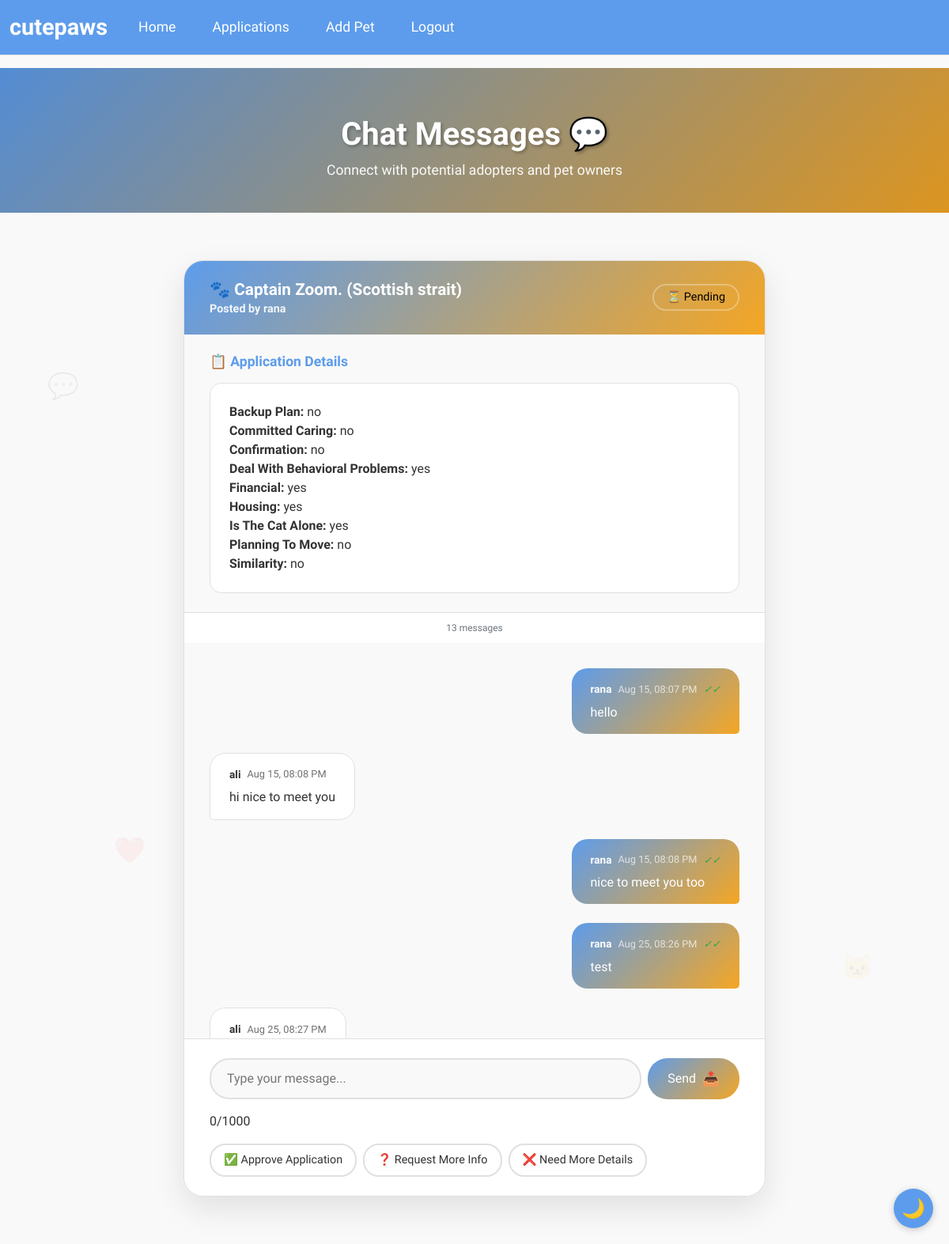
The page /messages/4 (signed in) on the database its author committed.
### wepsite/models.py (models this page shows)
class Pet(db.Model):
    id             = db.Column(db.Integer, primary_key=True)
    name           = db.Column(db.String(100))
    age            = db.Column(db.Integer)
    breed          = db.Column(db.String(100))
    description    = db.Column(db.Text)
    city           = db.Column(db.String(100))  # Changed from location to city
    image_filename = db.Column(db.String(200))
    is_adopted     = db.Column(db.Boolean, default=False)
    is_deleted = db.Column(db.Boolean, default=False)
    adoption_date = db.Column(db.DateTime)
    posted_by      = db.Column(db.Integer, db.ForeignKey('user.id'))
    poster = db.relationship('User', foreign_keys=[posted_by])
    created_at = db.Column(db.DateTime(timezone=True), default=lambda: datetime.now(timezone.utc))
    updated_at = db.Column(db.DateTime(timezone=True), default=lambda: datetime.now(timezone.utc), onupdate=lambda: datetime.now(timezone.utc))
    applications = db.relationship(
        'AdoptionApplication',
        backref="pet",
        lazy=True,
        cascade="all, delete-orphan"
    )

class User(db.Model, UserMixin):
    id         = db.Column(db.Integer, primary_key=True)
    email      = db.Column(db.String(150), unique=True, nullable=False)
    password   = db.Column(db.String(150), nullable=False)
    first_name = db.Column(db.String(150), nullable=False)
    is_admin   = db.Column(db.Boolean, default=False)
    created_at = db.Column(db.DateTime(timezone=True), default=lambda: datetime.now(timezone.utc))

class AdoptionApplication(db.Model):
    id = db.Column(db.Integer, primary_key=True)
    pet_id = db.Column(db.Integer, db.ForeignKey('pet.id'))
    user_id = db.Column(db.Integer, db.ForeignKey('user.id'))
    application_date = db.Column(db.DateTime, default=func.now())
    answers = db.Column(db.Text)
    status = db.Column(db.String(20), default='pending')
    user = db.relationship('User',backref='applications')
    created_at = db.Column(db.DateTime(timezone=True), default=lambda: datetime.now(timezone.utc))
    updated_at = db.Column(db.DateTime(timezone=True), default=lambda: datetime.now(timezone.utc), onupdate=lambda: datetime.now(timezone.utc))
    messages = db.relationship(
        'Message',
        back_populates='application',
        lazy=True,
        cascade="all, delete-orphan"
    )

class Message(db.Model):
    __tablename__ = 'messages'
    id = db.Column(db.Integer, primary_key=True)
    application_id = db.Column(db.Integer, db.ForeignKey('adoption_application.id'))
    sender_id = db.Column(db.Integer, db.ForeignKey('user.id'))
    content = db.Column(db.Text)
    timestamp = db.Column(db.DateTime, default=func.now())
    is_read = db.Column(db.Boolean, default=False)
    sender = db.relationship('User', foreign_keys=[sender_id])
    is_deleted = db.Column(db.Boolean, default=False)
    client_id = db.Column(db.String(36), unique=True, nullable=True)  # Client-generated UUID
    sequence_number = db.Column(db.Integer, nullable=False)  # Sequential ordering within application
    created_at = db.Column(db.DateTime(timezone=True), default=lambda: datetime.now(timezone.utc))
    __table_args__ = (
        db.Index('idx_messages_app_sequence', 'application_id', 'sequence_number'),
        db.Index('idx_messages_client_id', 'client_id'),
        db.Index('idx_messages_unread', 'application_id', 'is_read', 'is_deleted'),
    )
    sender = db.relationship('User', backref=db.backref('sent_messages', lazy='dynamic'))
    application = db.relationship('AdoptionApplication', back_populates='messages')

### wepsite/views.py (the view, shortened to what this page needs)
@views.route('/messages/<int:application_id>', methods=['GET', 'POST'])
@login_required
def messages(application_id):
    try:
        application = AdoptionApplication.query.get_or_404(application_id)
        has_access = False
        if current_user.id == application.user_id:
            has_access = True
        elif current_user.is_admin:
            if application.pet and application.pet.posted_by == current_user.id:
                has_access = True
        if not has_access:
            flash("You don't have permission to view these messages.", "error")
            return redirect(url_for('views.home'))
        messages = Message.query.filter_by(
            application_id=application_id,
            is_deleted=False
        ).order_by(Message.sequence_number).all()
        messages_to_update = []
        for msg in messages:
            if msg.sender_id != current_user.id and not msg.is_read:
                msg.is_read = True
                messages_to_update.append(msg)
        if messages_to_update:
            db.session.commit()
        if current_user.is_admin:
            applications = AdoptionApplication.query.join(Pet).filter(
                Pet.posted_by == current_user.id
            ).order_by(AdoptionApplication.id.desc()).all()
        else:
            applications = AdoptionApplication.query.filter_by(
                user_id=current_user.id
            ).order_by(AdoptionApplication.id.desc()).all()
        for app in applications:
            app.unread = Message.query.filter(
                Message.application_id == app.id,
                Message.sender_id != current_user.id,
                Message.is_read == False,
                Message.is_deleted == False
            ).count()
        return render_template(
            'messages.html',
            user=current_user,
            messages=messages,
            application=application,
            pet=application.pet,
            applications=applications
        )
    except Exception as e:
        logger.error(f"Error in messages route: {str(e)}")
        flash("An error occurred while loading messages", "error")
        return redirect(url_for('views.applications'))

### wepsite/templates/messages.html (shortened to what this page needs)
{% extends "base.html" %}
{% block extra_css %}
<link rel="stylesheet" href="{{ url_for('static', filename='css/messages.css') }}">
{% endblock %}
{% block content %}
<section class="messages-hero">
    <div class="container">
        <div class="row justify-content-center">
            <div class="col-lg-8">
                <div class="hero-content">
                    <h1 class="hero-title">Chat Messages 💬</h1>
                    <p class="hero-subtitle">Connect with potential adopters and pet owners</p>
                </div>
            </div>
        </div>
    </div>
</section>
<section class="main-section">
    <div class="container">
        <div class="floating-element">💬</div>
        <div class="floating-element">🐱</div>
        <div class="floating-element">❤️</div>
        <div class="row justify-content-center">
            <div class="col-md-10 col-lg-8">
                <div class="chat-container">
                    <div class="chat-header">
                        <div class="pet-info">
                            <div class="pet-details">
                                <h5 class="pet-name">
                                    {% if application.pet and not application.pet.is_deleted %}
                                        <a href="{{ url_for('views.pet_detail', pet_id=application.pet.id) }}" class="pet-link">
                                            🐾 {{ application.pet.name }} ({{ application.pet.breed }})
                                        </a>
                                        <small class="poster-info">
                                            Posted by {{ application.pet.poster.first_name }}
                                        </small>
                                    {% else %}
                                        <span class="archived-pet">📁 Archived Pet Conversation</span>
                                    {% endif %}
                                </h5>
                            </div>
                            <div class="status-badge">
                                <span class="badge status-{{ application.status }}">
                                    {% if application.status == 'pending' %}⏳{% endif %}
                                    {{ application.status|title }}
                                </span>
                            </div>
                        </div>
                    </div>
                    {% if current_user.is_admin and application.answers %}
                    <div class="application-details">
                        <h6 class="details-title">📋 Application Details</h6>
                        <div class="details-content">
                            {% set answers = application.answers|from_json %}
                            <div class="details-grid">
                                {% for question, answer in answers.items() %}
                                    <div class="detail-item">
                                        <strong>{{ question|replace('_', ' ')|title }}:</strong>
                                        <span>{{ answer }}</span>
                                    </div>
                                {% endfor %}
                            </div>
                        </div>
                    </div>
                    {% endif %}
                    <div class="message-count" id="messageCount">
                        {{ messages|length }} message{{ 's' if messages|length != 1 else '' }}
                    </div>
                    <div class="messages-container" id="messagesContainer">
                        {% for msg in messages %}
                            <div class="message-wrapper" data-message-id="{{ msg.id }}" data-sequence="{{ msg.sequence_number }}" data-client-id="{{ msg.client_id }}">
                                <div class="message {{ 'message-sent' if msg.sender_id == current_user.id else 'message-received' }}">
                                    <div class="message-bubble">
                                        <div class="message-header">
                                            <span class="sender-name">{{ msg.sender.first_name }}</span>
                                            <span class="message-time">{{ msg.timestamp.strftime('%b %d, %I:%M %p') }}</span>
                                            {% if msg.sender_id == current_user.id %}
                                                <span class="read-status">
                                                    {% if msg.is_read %}
                                                        <i class="read-icon read" title="Read">✓✓</i>
                                                    {% else %}
                                                        <i class="read-icon delivered" title="Delivered">✓</i>
                                                    {% endif %}
                                                </span>
                                            {% endif %}
                                        </div>
                                        <p class="message-content">{{ msg.content }}</p>
                                    </div>
                                </div>
                            </div>
                        {% endfor %}
                    </div>
                    <div class="chat-footer">
                        {% if application.status == 'archived' or (application.pet and application.pet.is_deleted) %}
                            <div class="archived-notice">
                                <i class="archive-icon">📁</i>
                                <span>This application is archived and cannot be modified.</span>
                            </div>
                        {% else %}
                            <form id="message-form" method="POST" action="{{ url_for('views.messages', application_id=application.id) }}" class="message-form">
                                <div class="input-wrapper">
                                    <input type="text"
                                           name="message"
                                           class="message-input"
                                           placeholder="Type your message..."
                                           maxlength="1000"
                                           required>
                                    <button type="submit" class="send-btn" id="sendBtn">
                                        <span class="btn-text">Send</span>
                                        <span class="btn-icon">📤</span>
                                    </button>
                                </div>
                                <div class="char-counter">
                                    <span id="charCount">0</span>/1000
                                </div>
                                {% if current_user.is_admin and application.pet.posted_by == current_user.id and application.status == 'pending' %}
                                <div class="quick-replies">
                                    <button type="button" class="quick-reply-btn approve-btn" data-reply="approved">
                                        ✅ Approve Application
                                    </button>
                                    <button type="button" class="quick-reply-btn info-btn" data-reply="questions">
                                        ❓ Request More Info
                                    </button>
                                    <button type="button" class="quick-reply-btn reject-btn" data-reply="rejected">
                                        ❌ Need More Details
                                    </button>
                                </div>
                                {% endif %}
                            </form>
                        {% endif %}
                    </div>
                </div>
            </div>
        </div>
    </div>
</section>
{% endblock %}

### wepsite/templates/base.html (style rules this page uses)
:root { --color-primary: #5d9cec; --color-primary-dark: #3a7bc8; --color-secondary: #f5a623; --color-secondary-dark: #e08c0c; --color-background: #f9f9f9; --color-surface: #ffffff; --color-text: #333333; --color-text-light: #666666; --color-success: #27ae60; --color-error: #e74c3c; --color-border: #e0e0e0; --color-primary-darkmode: #6bb9f0; --color-secondary-darkmode: #ffb347; --color-background-darkmode: #1a1a1a; --color-surface-darkmode: #2d2d2d; --color-text-darkmode: #f5f5f5; --color-text-light-darkmode: #cccccc; --color-border-darkmode: #444444; }
* { box-sizing: border-box; }
html { scroll-behavior: smooth; }
body { background-color: var(--color-background); font-family: 'Signika Negative', sans-serif; color: var(--color-text); margin: 0; padding: 0; min-height: 100vh; transition: background-color 0.3s, color 0.3s; }

### rows shown on the page
Pet: pet.name "Captain Zoom.", pet.breed "Scottish strait"
User: pet.poster.first_name "rana"
AdoptionApplication: status "Pending"
Message: sender.first_name "rana", timestamp "Aug 15, 08:07 PM", content "hello"
Message: sender.first_name "ali", timestamp "Aug 15, 08:08 PM", content "hi nice to meet you"
Message: sender.first_name "rana", timestamp "Aug 15, 08:08 PM", content "nice to meet you too"
Message: sender.first_name "rana", timestamp "Aug 25, 08:26 PM", content "test"
Message: sender.first_name "ali", timestamp "Aug 25, 08:27 PM"

### other values the page prints
{{ question|replace('_', ' ')|title }} "Backup Plan" "Committed Caring" "Confirmation" "Deal With Behavioral Problems" "Financial" "Housing" "Is The Cat Alone" "Planning To Move" "Similarity"
{{ answer }} "no" "no" "no" "yes" "yes" "yes" "yes" "no" "no"
{{ messages|length }} "13"
{{ 's' if messages|length != 1 else '' }} "s"
